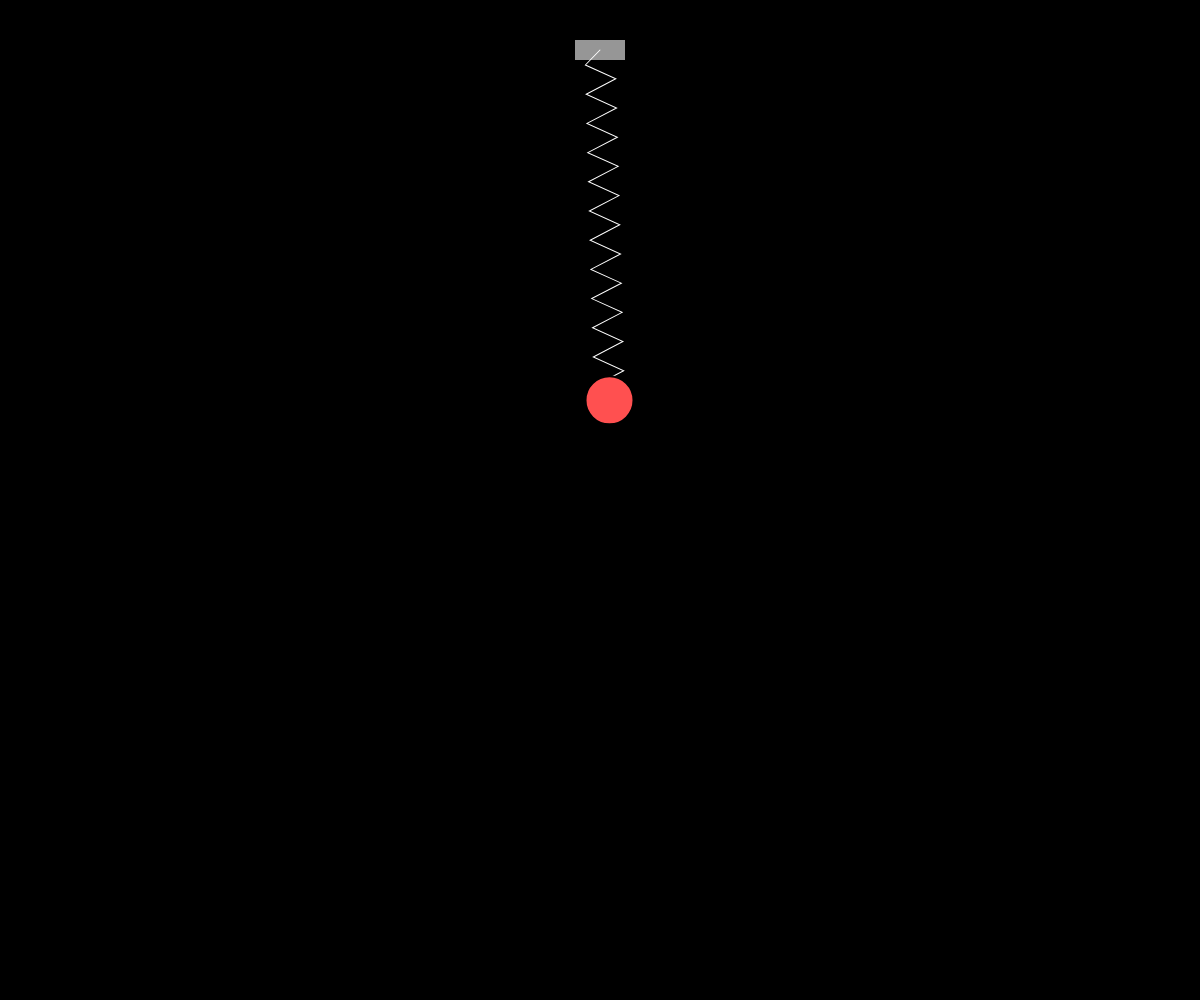
Frame 1 (no input)
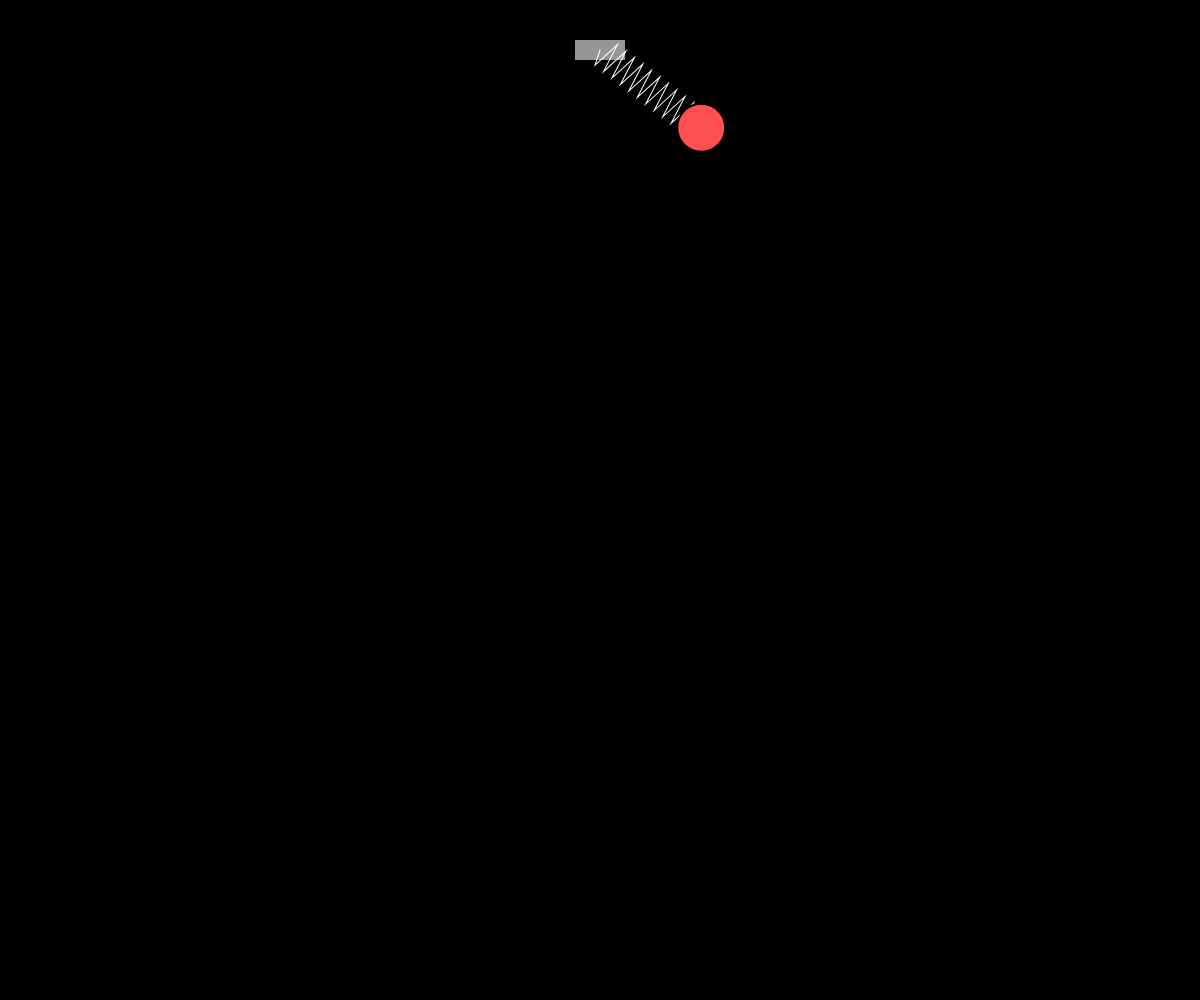
Frame 60 (no input)
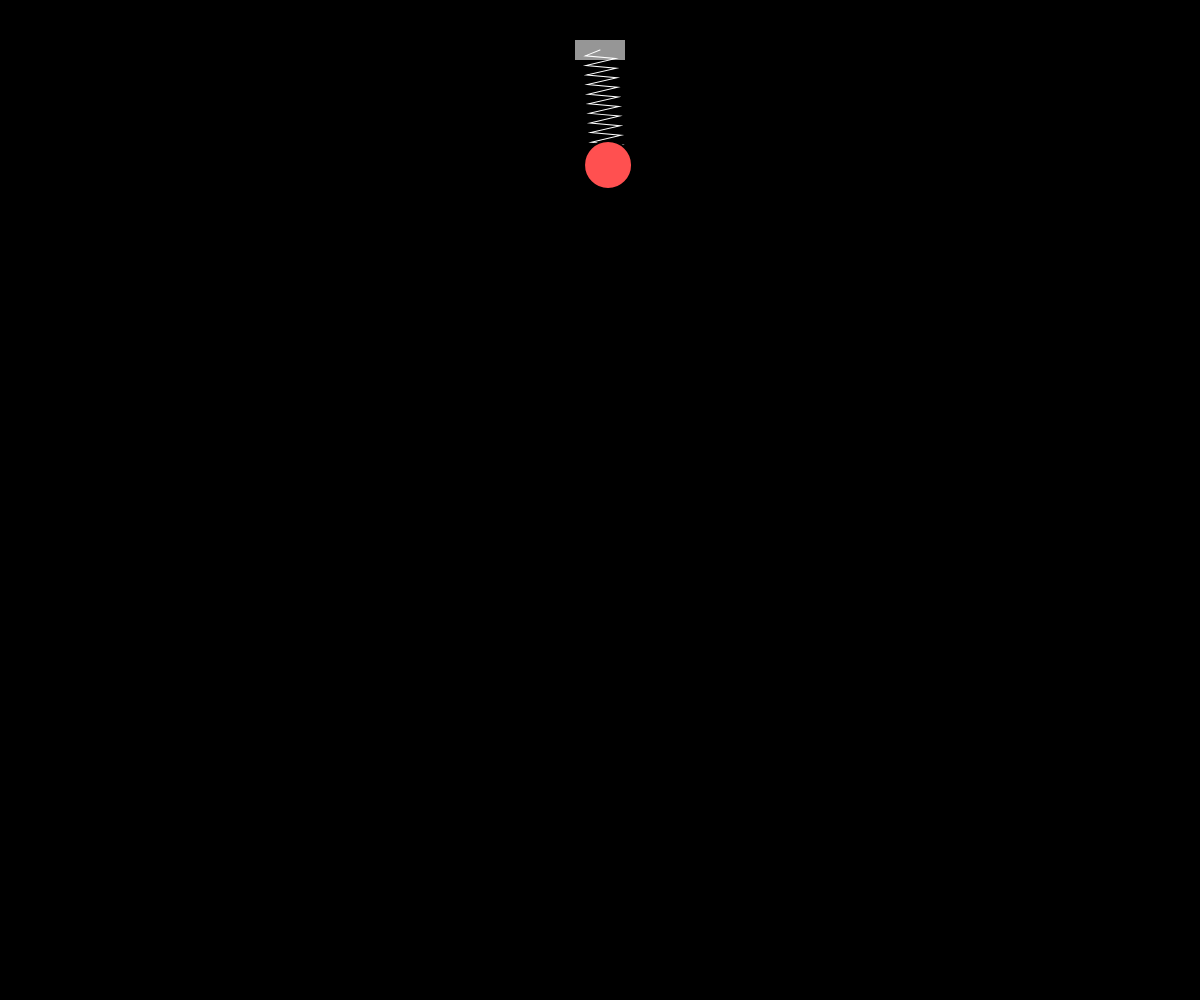
Frame 120 (the mouse pressed at the canvas centre since frame 60)

The p5.js sketch that drew these frames (run headless with seeded random() and noise() and a simulated clock; from frame 60 on, the mouse is pressed at the canvas centre):

// p5.js sketch
// ── sketch.js
// Variabili per la simulazione della molla
let anchorX, anchorY; // Punto fisso (ancora)
let bobX, bobY;       // Posizione del peso (bob)
let velX = 10, velY = 10; // Velocità
let restLength = 100; // Lunghezza a riposo della molla
let k = 1;         // Costante elastica (rigidità)
let damping = 0.95;   // Smorzamento (attrito)
let mass = 24;        // Massa del peso
let dragging = false; // Stato trascinamento

function setup() {
    createCanvas(windowWidth, windowHeight);
    // Posizioniamo l'ancora in alto al centro
    anchorX = width / 2;
    anchorY = 50;
    // Posizione iniziale del peso
    bobX = width / 2;
    bobY = 400;
}

function draw() {
    background(0);

    // --- CALCOLI FISICI ---
    if (dragging) {
        // Se stiamo trascinando, il peso segue il mouse
        bobX = mouseX;
        bobY = mouseY;
        velX = 0;
        velY = 0;
    } else {
        // Calcoliamo il vettore dalla molla al peso
        let dx = bobX - anchorX;
        let dy = bobY - anchorY;
        let distance = sqrt(dx * dx + dy * dy);
        
        // Forza elastica (Legge di Hooke): F = -k * estensione
        let stretch = distance - restLength;
        let force = -k * stretch;
        
        // Componenti della forza elastica
        let forceX = (dx / distance) * force;
        let forceY = (dy / distance) * force;
        
        // Aggiungiamo la gravità
        let gravity = 0.8;
        forceY += gravity * mass;
        
        // Accelerazione: F = ma => a = F/m
        let accelX = forceX / mass;
        let accelY = forceY / mass;
        
        // Aggiorniamo velocità e posizione
        velX += accelX;
        velY += accelY;
        
        // Applichiamo lo smorzamento (attrito)
        velX *= damping;
        velY *= damping;
        
        bobX += velX;
        bobY += velY;
    }

    // --- DISEGNO ---
    
    // Disegna l'ancora (punto fisso)
    fill(150);
    noStroke();
    rectMode(CENTER);
    rect(anchorX, anchorY, 50, 20);

    // Disegna la molla (effetto zig-zag)
    stroke(255);
    strokeWeight(1);
    noFill();
    
    let segments = 24; // Numero di segmenti della molla
    let dx = bobX - anchorX;
    let dy = bobY - anchorY;
    let angle = atan2(dy, dx);
    let distVal = dist(anchorX, anchorY, bobX, bobY);

    push();
    translate(anchorX, anchorY);
    rotate(angle);
    
    beginShape();
    vertex(0, 0);
    for (let i = 1; i < segments; i++) {
        let x = (distVal / segments) * i;
        let y = (i % 2 === 0) ? -15 : 15; // Alterna su e giù per zig-zag
        vertex(x, y);
    }
    vertex(distVal, 0);
    endShape();
    pop();

    // Disegna il peso (bob)
    stroke(0);
    strokeWeight(2);
    fill(255, 80, 80);
    circle(bobX, bobY, mass * 2);
}

// Gestione eventi mouse
function mousePressed() {
    // Controlla se il click è sopra il peso
    if (dist(mouseX, mouseY, bobX, bobY) < mass * 2) {
        dragging = true;
    }
}

function mouseReleased() {
    dragging = false;
}

function windowResized() {
    resizeCanvas(windowWidth, windowHeight);
    anchorX = width / 2;
}
